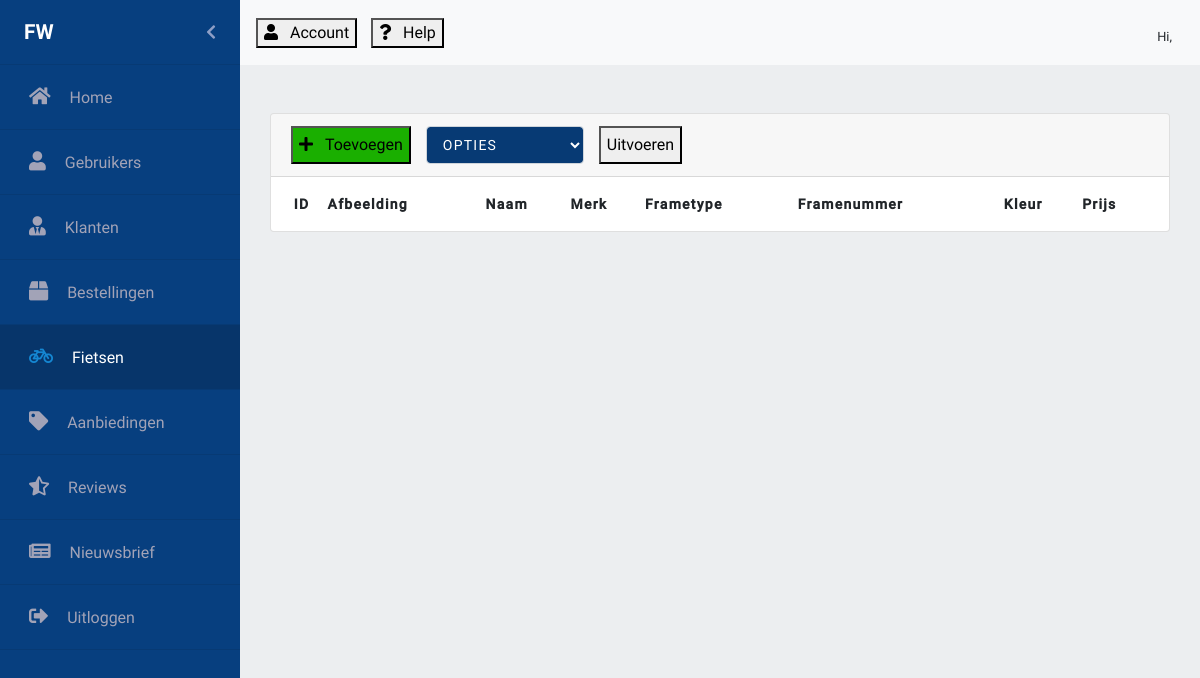
The page /fietsen.php on the database as committed earlier.
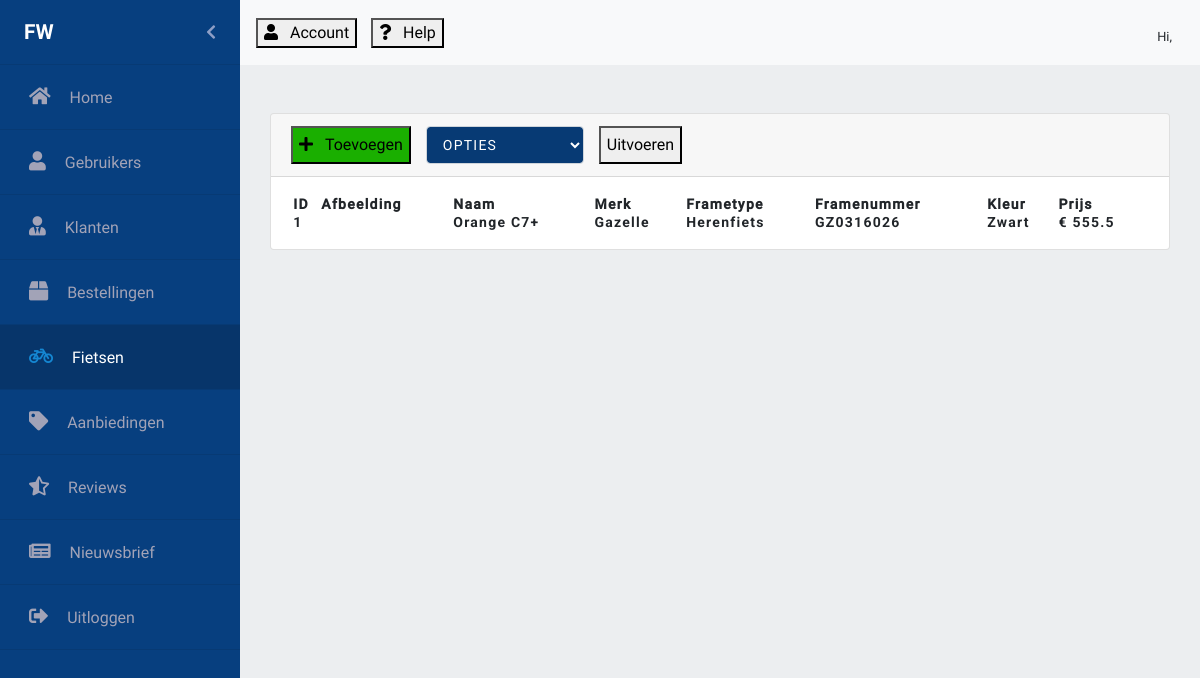
The same page on the database as committed later.
### tables this page shows
CREATE TABLE `bikes` (
  `id` int(11) NOT NULL,
  `image_path` varchar(255) NOT NULL,
  `brand` varchar(50) NOT NULL,
  `color` varchar(50) NOT NULL,
  `framenumber` varchar(50) NOT NULL,
  `damaged` tinyint(4) NOT NULL,
  `bikename` text NOT NULL,
  `biketype` int(11) NOT NULL,
  `gears` int(11) NOT NULL,
  `selling_price` float NOT NULL
);

### fietsen.php (the view, shortened to what this page needs)
<?php
require_once("Controllers/dbconnect.php");
$records = $con->query("SELECT * FROM bikes");
?>
<!doctype html>
<html lang="en">
<head>
    <link rel="stylesheet" href="https://stackpath.bootstrapcdn.com/bootstrap/4.3.1/css/bootstrap.min.css">
    <link href="https://unpkg.com/material-components-web@latest/dist/material-components-web.min.css" rel="stylesheet">
    <link rel="stylesheet" href="https://use.fontawesome.com/releases/v5.8.2/css/all.css"
          type='text/css' media='all'>
    <link rel="stylesheet" href="scss/backend.css">
    <link rel="stylesheet" href="css/select.dataTables.min.css">
    <link rel="stylesheet" type="text/css" href="css/datatables.min.css"/>
    <link rel="stylesheet" type="text/css" href="css/animate.css">
</head>
<body>
<div class="wrapper">
    <div id="sidebar-wrapper" class="sidebarAnimation">
        <ul class="sidebarUl">
            <div class="sidebarProfilePicture pl-4 pr-4" id="sidebarProfilePicture">
                <span class="logo sidebarUsername">FW</span>
                <a href="#menu-toggle" id="menu-toggle" class="aSidebarChevron float-right">
                    <i class="fas fa-chevron-left" id="chevron"></i>
                </a>
            </div>
            <li class="sidebarLi">
                <a class="accordion-toggle collapsed toggle-switch" href="Dashboard.php">
                    <div class="sidebarData">
                        <span class="sidebar-icon"><i class="fas fa-home iconwidth"></i></span>
                        <span class="pr-15"></span>
                        <span class="sidebar-title">Home</span>
                    </div>
                </a>
            </li>
            <li class="sidebarLi">
                <a class="accordion-toggle collapsed toggle-switch" href="Gebruikers.php">
                    <div class="sidebarData">
                        <span class="sidebar-icon"><i class="fas fa-user iconwidth"></i></span>
                        <span class="pr-15"></span>
                        <span class="sidebar-title">Gebruikers</span>
                    </div>
                </a>
            </li>
            <li class="sidebarLi">
                <a class="accordion-toggle collapsed toggle-switch" href="Klanten.php">
                    <div class="sidebarData">
                        <span class="sidebar-icon"><i class="fas fa-user-tie iconwidth"></i></span>
                        <span class="pr-15"></span>
                        <span class="sidebar-title">Klanten</span>
                    </div>
                </a>
            </li>
            <li class="sidebarLi" id="bestellingen" data-toggle="collapse" href="#submenu-2">
                <a class="accordion-toggle collapsed toggle-switch" data-toggle="collapse" href="#submenu-2">
                    <div class="sidebarData">
                        <span class="sidebar-icon"><i class="fa fa-box iconwidth"></i></span>
                        <span class="pr-15"></span>
                        <span class="sidebar-title">Bestellingen</span>
                    </div>
                </a>
            </li>
            <li class="sidebarLi active">
                <a class="accordion-toggle collapsed toggle-switch" href="#">
                    <div class="sidebarData">
                        <span class="sidebar-icon"><i class="fa fa-bicycle iconwidth"></i></span>
                        <span class="pr-15"></span>
                        <span class="sidebar-title">Fietsen</span>
                    </div>
                </a>
            </li>
            <li class="sidebarLi">
                <a class="accordion-toggle collapsed toggle-switch" href="aanbiedingen.php">
                    <div class="sidebarData">
                        <span class="sidebar-icon"><i class="fas fa-tag iconwidth"></i></span>
                        <span class="pr-15"></span>
                        <span class="sidebar-title">Aanbiedingen</span>
                    </div>
                </a>
            </li>
            <li class="sidebarLi">
                <a class="accordion-toggle collapsed toggle-switch" href="reviews.php">
                    <div class="sidebarData">
                        <span class="sidebar-icon"><i class="fas fa-star-half-alt iconwidth"></i></span>
                        <span class="pr-15"></span>
                        <span class="sidebar-title">Reviews</span>
                    </div>
                </a>
            </li>
            <li class="sidebarLi">
                <a class="accordion-toggle collapsed toggle-switch" href="nieuwsbrief.php">
                    <div class="sidebarData">
                        <span class="sidebar-icon"><i class="fas fa-newspaper iconwidth"></i></span>
                        <span class="pr-15"></span>
                        <span class="sidebar-title">Nieuwsbrief</span>
                    </div>
                </a>
            </li>
            <li class="sidebarLi">
                <a class="accordion-toggle collapsed toggle-switch" href="#">
                    <div class="sidebarData">
                        <span class="sidebar-icon"><i class="fas fa-sign-out-alt iconwidth"></i></span>
                        <span class="pr-15"></span>
                        <span class="sidebar-title">Uitloggen</span>
                    </div>
                </a>
            </li>
        </ul>
    </div>
    <nav class="navbar navbar-light bg-light mr-auto nav" id="nav">
        <div class="justify-content-end">
            <button class="foo-button mdc-button mdc-button--raised mdc-ripple-upgraded">
                <i class="fas fa-user"></i>
                <span class="pr-2"></span>
                <span class="mdc-button__label">Account</span>
            </button>
            <button class="foo-button mdc-button mdc-button--raised mdc-ripple-upgraded">
                <i class="fas fa-question"></i>
                <span class="pr-2"></span>
                <span class="mdc-button__label">Help</span>
            </button>
        </div>
        <div class="mdc-chip-set pl-2 pr-2">
            <div class="hiUser pr-1 pt-2">
                <span class="hiNav">Hi, </span>
            </div>
        </div>
    </nav>
    <div class="row gebruikers">
        <div class="card text-black mb-5 mt-5">
            <div class="card-header" id="card-header">
                <button class="foo-button mdc-button mdc-button--raised mdc-ripple-upgraded toevoegen" id="toevoegen">
                    <i class="fas fa-plus"></i>
                    <span class="pr-2"></span>
                    <span class="mdc-button__label">Toevoegen</span>
                </button>
                <div class="selectDatatable mdc-button__label">
                    <select class="form-control">
                        <option value="" disabled selected id="opties">Opties</option>
                    </select>
                </div>
                <button class="foo-button mdc-button mdc-button--raised mdc-ripple-upgraded uitvoeren" id="uitvoeren">
                    <span class="mdc-button__label">Uitvoeren</span>
                </button>
            </div>
            <div id="datatable-card" class="card-body-table">
                <table id="fietsen" class="table-card" style="width:100%">
                    <thead>
                    <tr>
                        <th></th>
                        <th>ID</th>
                        <th>Afbeelding</th>
                        <th>Naam</th>
                        <th>Merk</th>
                        <th>Frametype</th>
                        <th>Framenummer</th>
                        <th>Kleur</th>
                        <th>Prijs</th>
                    </tr>
                    </thead>
                    <tbody>
                    <?php
                    while (  $row =  mysqli_fetch_assoc($records)    )
                    {
                        $bikes[] = $row;
                        foreach ($bikes as $bike):
                            ?>
                            <tr>
                                <th></th>
                                <th><?php echo $bike['id']?></th>
                                <th><?php echo $bike['image_path']?></th>
                                <th><?php echo $bike['bikename']?></th>
                                <th><?php echo $bike['brand']?></th>
                                <th><?php if($bike['biketype'] == 0)
                                        {echo "Damesfiets";}
                                        elseif($bike['biketype'] == 1)
                                    {echo "Herenfiets";}?></th>
                                <th><?php echo $bike['framenumber'] ?></th>
                                <th><?php echo $bike['color'] ?></th>
                                <th><?php echo "&euro; " . $bike['selling_price'] ?></th>
                            </tr>
                        <?php endforeach;
                    }
                    ?>
                </table>
            </div>
        </div>
</body>
</html>

### scss/backend.css (style rules this page uses)
#sidebar-wrapper { background: #073f7f !important; float: left; overflow: hidden; height: 100vh; width: 240px; }
a { text-decoration: none !important; }
.sidebarUl { padding: 0px; overflow: hidden; height: 100% !important; display: inline; }
.sidebarLi { height: 65px; line-height: 65px; font-size: 1rem; border-bottom: 1px solid #073A74; }
.active { background: #073A74; }
.active .sidebarData { color: #fff; }
.active .sidebar-icon { color: #1587d2; }
.iconwidth { font-size: 1.2rem !important; }
.iconwidth::before { width: 24px !important; }
.sidebarData { color: #a2a3b7; position: relative; left: 29px; }
.active { background: #07356A !important; color: #fff; }
.sidebarUsername { font-family: Roboto-Bold; margin: 0; }
.aSidebarChevron { color: #c3c5e2b8; }
i#chevron { line-height: 65px; }
.sidebarProfilePicture { height: 65px; line-height: 65px; font-size: 1rem; border-bottom: 1px solid #073A74; color: #fff; }
.sidebarAnimation { -webkit-transition: all 0.4s ease; -moz-transition: all 0.4s ease; -o-transition: all 0.4s ease; transition: all 0.4s ease; }
.pr-15 { padding-right: 15px !important; }
.logo { font-family: Roboto-Bold; text-transform: uppercase; font-size: 1.3rem; }
.nav { height: 65px; }
.hiNav { font-size: 0.8rem; }
.card-body-table { padding: 18px; }
.card.text-black.mb-5.mt-5 { margin-right: 30px; margin-left: 30px; width: 100%; }
thead { font-family: Roboto-Medium; }
.selectDatatable { float: left; margin-right: 20px; }
.toevoegen { float: left !important; background: #1AAF00 !important; height: 38px; }
.foo-button { margin-right: 10px !important; }
select { height: 38px !important; margin-left: 5px; transition: border-color 0.15s ease-in-out, box-shadow 0.15s ease-in-out; background-color: #073A74 !important; color: #fff !important; font-family: Roboto, sans-serif; -moz-osx-font-smoothing: grayscale; -webkit-font-smoothing: antialiased; font-size: 0.875rem !important; line-height: inherit; font-weight: 500; letter-spacing: 0.0892857143em; text-decoration: none; text-transform: uppercase; padding: 0 8px 0 8px; display: inline-flex; position: relative; align-items: center; justify-content: center; box-sizing: border-box; min-width: 64px; border: none; outline: none; -webkit-user-select: none; -moz-user-select: none; -ms-user-select: none; user-select: none; overflow: hidden; vertical-align: middle; border-radius: 4px; }
.uitvoeren { height: 38px; }
.table-card { letter-spacing: 0.0892857143em !important; font-weight: 500 !important; font-size: 0.875rem !important; font-family: Roboto, sans-serif !important; border: none !important; outline: none !important; }
html, body { height: 100%; margin: 0; padding: 0; background-color: #eceef0; }
body { font-family: Roboto-Regular; overflow-x: hidden; }
.wrapper { position: relative; top: 0; height: 100vh; }
:root { --mdc-theme-primary: #073f7f; --mdc-theme-secondary: #018786; --mdc-theme-background: #fff; --mdc-theme-surface: #fff; --mdc-theme-error: #b00020; --mdc-theme-on-primary: #fff; --mdc-theme-on-secondary: #fff; --mdc-theme-on-surface: #000; --mdc-theme-on-error: #fff; --mdc-theme-text-primary-on-background: rgba(0, 0, 0, 0.87); --mdc-theme-text-secondary-on-background: rgba(0, 0, 0, 0.54); --mdc-theme-text-hint-on-background: rgba(0, 0, 0, 0.38); --mdc-theme-text-disabled-on-background: rgba(0, 0, 0, 0.38); --mdc-theme-text-icon-on-background: rgba(0, 0, 0, 0.38); --mdc-theme-text-primary-on-light: rgba(0, 0, 0, 0.87); --mdc-theme-text-secondary-on-light: rgba(0, 0, 0, 0.54); --mdc-theme-text-hint-on-light: rgba(0, 0, 0, 0.38); --mdc-theme-text-disabled-on-light: rgba(0, 0, 0, 0.38); --mdc-theme-text-icon-on-light: rgba(0, 0, 0, 0.38); --mdc-theme-text-primary-on-dark: white; --mdc-theme-text-secondary-on-dark: rgba(255, 255, 255, 0.7); --mdc-theme-text-hint-on-dark: rgba(255, 255, 255, 0.5); --mdc-theme-text-disabled-on-dark: rgba(255, 255, 255, 0.5); --mdc-theme-text-icon-on-dark: rgba(255, 255, 255, 0.5); }

Rows that differ between the two databases and show on the page:
added bikes: id "1", bikename "Orange C7+", brand "Gazelle", biketype "Herenfiets", framenumber "GZ0316026", color "Zwart", selling_price "555.5"
